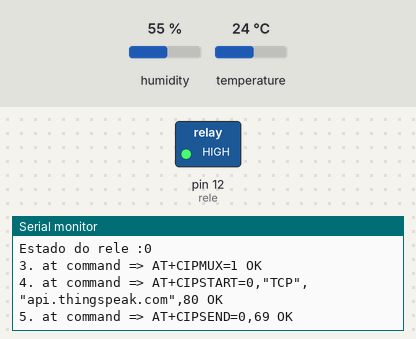
The sketch below on a simulated Arduino Uno, built with avr-gcc and run on an emulated ATmega328P. On the bench: switched loads named in the sketch (green lamp = pin HIGH), the last lines printed to the serial monitor. The test bench sets the inputs (shaded band); at power-on: humidity 55 %, temperature 24 °C. The modem accepts every AT command (registered, SIM ready, sends succeed) and sends nothing else.

Above: at 1.3 s.
1.4 s: humidity set to 69 %
At 2.14 s:
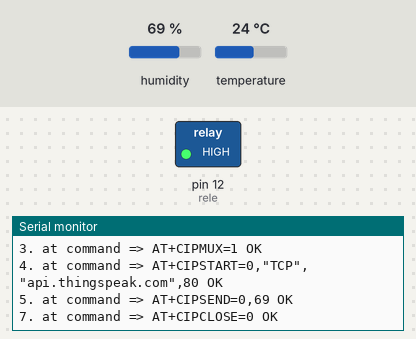
4.4 s: humidity set to 72 %
At 5.5 s:
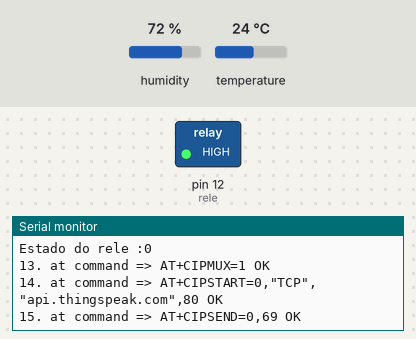
5.9 s: humidity set to 22 %
At 6.4 s:
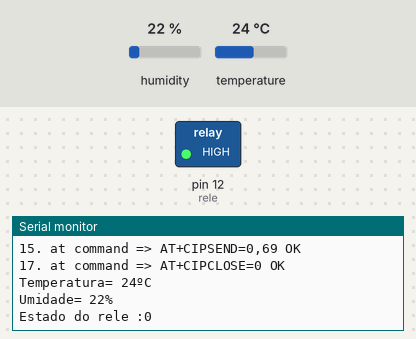
7.4 s: temperature set to 30 °C
At 9.7 s:
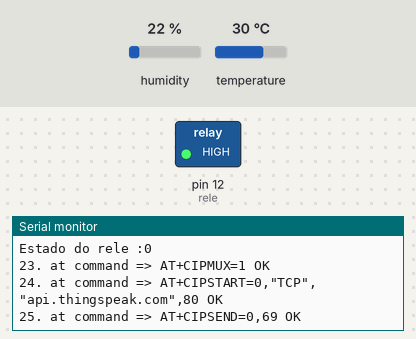
10.4 s: temperature set to 33 °C
At 11.1 s:
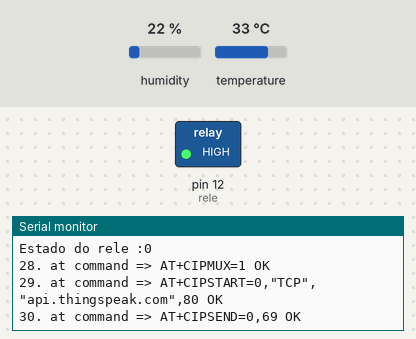
11.9 s: temperature set to 12 °C
At 13.8 s:
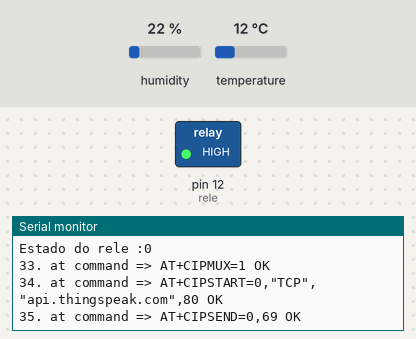
Timing chart, 0 to 14.4 s (numbered marks = the images above; inputs shaded):
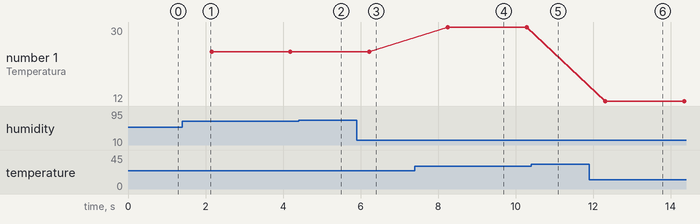

Measured:
- the behaviour switches between 70 and 71 % on humidity (found by bisection; images 1 and 2)
- after the input at 5.9 s, the serial monitor: prints a new line after 0.34 s (image 3)
- after the input at 7.4 s, the serial monitor: prints a new line after 0.86 s (image 4)
- after the input at 11.9 s, the serial monitor: prints a new line after 0.42 s (image 6)
- plotted number 1: 24 → 30 after the input at 7.4 s, 30 → 12 after the input at 11.9 s

The sketch:

atpFinalizadaArduino.ino
```cpp
// Feito por : Ruan Gabriel Benfica Manoel


#include <SoftwareSerial.h>                                     // Inclusão de biblioteca
#include <dht11.h>                                              // Inclusão de biblioteca
#define RX 10                                                   // Define RX como o pino 10
#define TX 11                                                   // Define o TX como pino 11
#define rele 12                                                 // Define o pino de acionamento e leitura de estado do rele
#define dht_apin 13                                             // Pino sensor DHT11
dht11 dhtObject;                                                // Criação do objeto para DHT11
String AP = "NOME_DA_SUA_REDE_WIFI";                            // Rede wi-fi
String PASS = "SENHA_DA_SUA_REDE_WIFI";                         // Senha wi-fi
String API = "SK3X9S8RJFCTBV1R";                                // API ThingSpeak
String HOST = "api.thingspeak.com";                             // Endereço
String PORT = "80";                                             // Porta de conexão
int countTrueCommand;
int countTimeCommand;
boolean found = false;
int valSensor = 1;

SoftwareSerial esp8266(RX,TX);                                  // Define pinos de comunicação no arduino

void setup() {
  pinMode(rele,OUTPUT);                                         // Define o pino do rele como saída
  digitalWrite(rele,HIGH);                                      // Inicia o programa com o rele desativado
  Serial.begin(9600);                                           // Inicia a serial
  esp8266.begin(9600);                                          // Inicia a serial do Esp8266
  sendCommand("AT",5,"OK");                                     // Envia os comandos at para configuração do esp8266
  sendCommand("AT+CWMODE=1",5,"OK");                            // Configuração Esp8266
  sendCommand("AT+CWJAP=\""+ AP +"\",\""+ PASS +"\"",20,"OK");  // Da entrada no esp8266 com login e senha do wifi
}

void loop() {

 String getData = "GET /update?api_key="+ API +"&field1="+getTemperatureValue()+"&field2="+getHumidityValue()+"&field3="+estadoRele(); // envia os falores dos campos para o ThinkSpeak
 sendCommand("AT+CIPMUX=1",5,"OK");
 sendCommand("AT+CIPSTART=0,\"TCP\",\""+ HOST +"\","+ PORT,15,"OK");   // Comandos AT
 sendCommand("AT+CIPSEND=0," +String(getData.length()+4),4,">");
 esp8266.println(getData);delay(1500);countTrueCommand++;
 sendCommand("AT+CIPCLOSE=0",5,"OK");


 String temp = getTemperatureValue(); // Recebe o valor de retorno das funções
 String umid = getHumidityValue();


 int tempINT= atoi(temp.c_str());  // Transforma o valor de retorno em Inteiro
 int umidINT= atoi(umid.c_str());

 Serial.print("Temperatura= "); // Imprime no serial os valores retornados das funções
 Serial.print(tempINT);
 Serial.println("ºC");

 Serial.print("Umidade= ");
 Serial.print(umidINT);
 Serial.println("%");


 if (tempINT>31 or umidINT>70) { // Condiçoes para ligar ou desligar o rele
    delay(2000);
    digitalWrite(rele,LOW);

}
  else {

    digitalWrite(rele,HIGH);

}
}


String estadoRele(){  // Função para verificar e atualizar o estado do rele

  int estadorele = digitalRead(rele);
  if(estadorele == LOW){

      estadorele=1;

  }else{

    estadorele=0;

  }

  Serial.print("Estado do rele :"); // Imprime o estado do rele no Serial
  Serial.println(estadorele);
  delay(50);
  return String (estadorele);

}

String getTemperatureValue(){    // Função de verificação da temperatura

   dhtObject.read(dht_apin);
   int temperatura = dhtObject.temperature;
   delay(50);
   return String(temperatura);

}


String getHumidityValue(){   // Função de verificação da umidade

   dhtObject.read(dht_apin);
   int umidade = dhtObject.humidity;
   delay(50);
   return String(umidade);

}


void sendCommand(String command, int maxTime, char readReplay[]) {  // Função para envio dos comandos AT
  Serial.print(countTrueCommand);
  Serial.print(". at command => ");
  Serial.print(command);
  Serial.print(" ");
  while(countTimeCommand < (maxTime*1))
  {
    esp8266.println(command);//at+cipsend
    if(esp8266.find(readReplay))//ok
    {
      found = true;
      break;
    }

    countTimeCommand++;
  }

  if(found == true) // Comandos para confirmação da conexão
  {
    Serial.println("OK");
    countTrueCommand++;
    countTimeCommand = 0;
  }

  if(found == false)
  {
    Serial.println("Fail");
    countTrueCommand = 0;
    countTimeCommand = 0;
  }

  found = false;
 }
```
